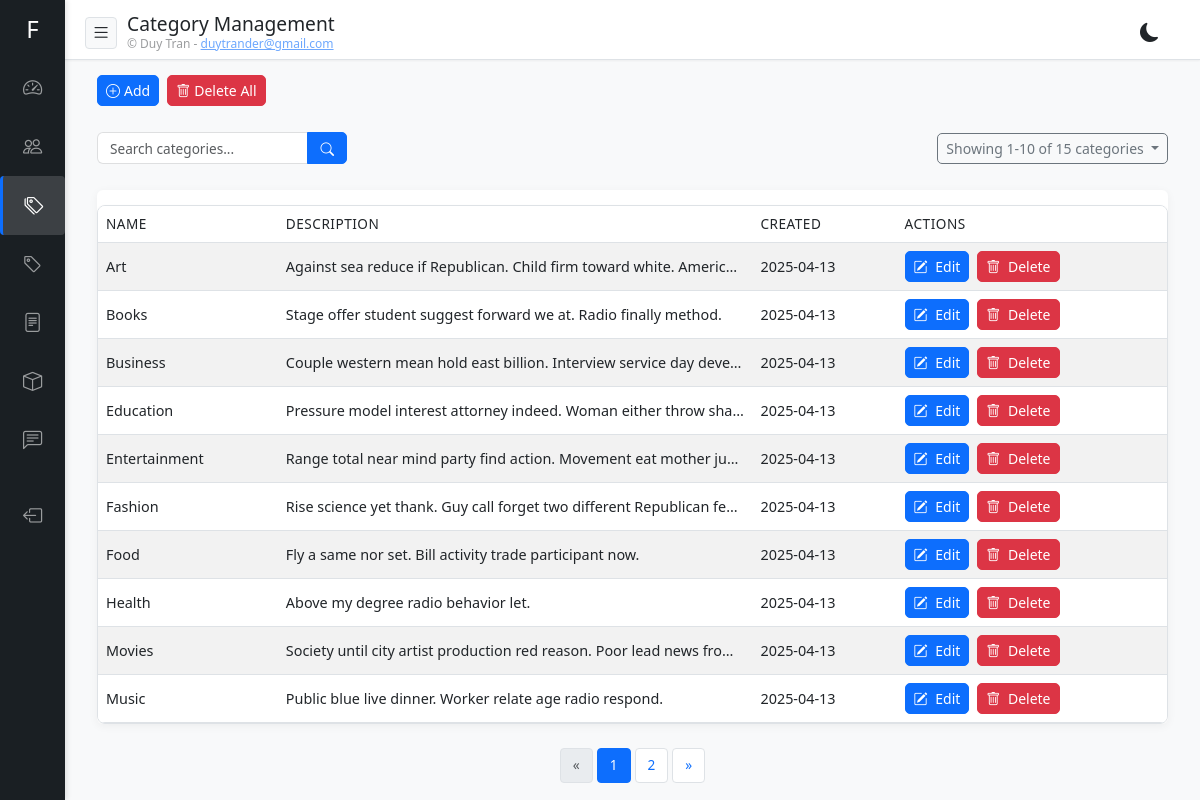
Screenshot of /admin/categories/ (signed in) with the database file from the repository.
### app/models.py (models this page shows)
class CategoryBase(SQLModel):
    name: str = Field(max_length=100, index=True, unique=True)
    description: Optional[str] = None

class Category(CategoryBase, table=True):
    id: Optional[int] = Field(default=None, primary_key=True)
    created_at: datetime = Field(default_factory=datetime.utcnow)
    updated_at: datetime = Field(default_factory=datetime.utcnow, sa_column_kwargs={"onupdate": datetime.utcnow})
    articles: List["Article"] = Relationship(back_populates="category")

### app/routers/categories.py (the view)
@router.get("/", response_class=HTMLResponse)
async def admin_categories(
    request: Request,
    q: str = None,
    page: int = 1,
    page_size: int = 10,
    db: Session = Depends(get_db)
):
    user = await get_user_from_cookie(request, db)
    if not user or not user.is_superuser:
        return RedirectResponse(url="/admin/login", status_code=303)
    query = select(Category)
    if q:
        search_term = f"%{q}%"
        query = query.where(
            or_(
                Category.name.ilike(search_term),
                Category.description.ilike(search_term)
            )
        )
    count_query = select(func.count()).select_from(query.subquery())
    total_records = db.execute(count_query).scalar_one()
    total_pages = (total_records + page_size - 1) // page_size
    page = max(1, min(page, total_pages) if total_pages > 0 else 1)
    offset = (page - 1) * page_size
    paginated_query = query.order_by(Category.name).offset(offset).limit(page_size)
    categories = db.execute(paginated_query).scalars().all()
    return templates.TemplateResponse(
        "admin/categories/list.html",
        {
            "request": request,
            "user": user,
            "categories": categories,
            "query": q,
            "message": request.query_params.get("message"),
            "pagination": {
                "page": page,
                "page_size": page_size,
                "total_pages": total_pages,
                "total_records": total_records,
                "has_prev": page > 1,
                "has_next": page < total_pages
            }
        }
    )

### templates/admin/categories/list.html (shortened to what this page needs)
{% extends "admin/base.html" %}  {% block header_title %}Category Management{% endblock %} {%
block content %}
<div class="container-fluid">
  <div class="row mb-3">
    <div
      class="col-12 d-flex justify-content-between align-items-center flex-wrap"
    >
      <div class="d-flex gap-2">
        <a href="/admin/categories/add" class="btn btn-primary btn-sm">
          <i class="bi bi-plus-circle me-1"></i><span>Add</span>
        </a>
        {% if categories and categories|length > 0 %}
        <a href="/admin/categories/delete-all" class="btn btn-danger btn-sm">
          <i class="bi bi-trash me-1"></i><span>Delete All</span>
        </a>
        {% endif %}
      </div>
    </div>
  </div>
  <div class="row mb-3">
    <div class="col-12 col-md-6 mb-3 mb-md-0">
      <form action="/admin/categories" method="get" class="search-form d-flex">
        <div class="input-group">
          <input
            type="text"
            name="q"
            class="form-control"
            placeholder="Search categories..."
            value="{{ query or '' }}"
          />
          <button class="btn btn-primary" type="submit">
            <i class="bi bi-search"></i>
          </button>
        </div>
      </form>
    </div>
    <div
      class="col-12 col-md-6 d-flex justify-content-md-end align-items-center mt-2 mt-md-0"
    >
      {% set item_name = 'categories' %} {% set url_path = '/admin/categories'
      %} {% include "admin/components/pagination_info.html" %}
    </div>
  </div>
  <div class="row">
    <div class="col-12">
       {% if categories %}
      <div class="d-none d-lg-block mb-4">
        <div class="card">
          <div class="card-body">
            <div class="table-responsive">
              <table class="table table-striped table-hover">
                <thead>
                  <tr>
                    <th>Name</th>
                    <th>Description</th>
                    <th>Created</th>
                    <th>Actions</th>
                  </tr>
                </thead>
                <tbody>
                  {% for category in categories %}
                  <tr>
                    <td>{{ category.name }}</td>
                    <td
                      class="text-truncate"
                      style="max-width: 300px"
                      title="{{ category.description }}"
                    >
                      {{ category.description or '-' }}
                    </td>
                    <td>{{ category.created_at.strftime('%Y-%m-%d') }}</td>
                    <td>
                      <div class="d-flex gap-2">
                        <a
                          href="/admin/categories/{{ category.id }}/edit"
                          class="btn btn-sm btn-primary"
                          title="Edit"
                        >
                          <i class="bi bi-pencil-square"></i>
                          <span class="d-none d-md-inline-block ms-1"
                            >Edit</span
                          >
                        </a>
                        <button
                          type="button"
                          class="btn btn-sm btn-danger"
                          data-bs-toggle="modal"
                          data-bs-target="#deleteModal{{ category.id }}"
                          title="Delete"
                        >
                          <i class="bi bi-trash"></i>
                          <span class="d-none d-md-inline-block ms-1"
                            >Delete</span
                          >
                        </button>
                      </div>
                    </td>
                  </tr>
                  {% endfor %}
                </tbody>
              </table>
            </div>
          </div>
        </div>
      </div>
       {% else %}
      <div class="alert alert-info mb-0" role="alert">
        No categories found.
        <a href="/admin/categories/add" class="alert-link">Create a new one</a>
      </div>
      {% endif %}
      <div class="pagination-container">
        {% set url_path = '/admin/categories' %} {% include
        "admin/components/pagination.html" %}
      </div>
    </div>
  </div>
</div>
{% endblock %}

### templates/admin/base.html (style rules this page uses)
:root { --primary-color: #0d6efd; --secondary-color: #6c757d; --success-color: #28a745; --danger-color: #dc3545; --sidebar-width: 200px; --sidebar-collapsed-width: 70px; --bg-color: #f8f9fa; --text-color: #212529; --card-bg: #fff; --border-color: #dee2e6; --sidebar-bg: #212529; --sidebar-text: rgba(255, 255, 255, 0.8); --sidebar-active-bg: rgba(255, 255, 255, 0.1); --card-shadow: 0 2px 10px rgba(0, 0, 0, 0.05); --input-bg: #fff; --input-text: #212529; --filter-bg: #f8f9fa; --hover-bg: rgba(0, 0, 0, 0.02); }
body { font-family: "Segoe UI", Tahoma, Geneva, Verdana, sans-serif; margin: 0; padding: 0; background-color: var(--bg-color); color: var(--text-color); overflow-x: hidden; transition: background-color 0.3s ease, color 0.3s ease; }
.table-responsive { overflow-x: auto; }
.table { width: 100%; margin-bottom: 0; }
.table th { white-space: nowrap; }
.card { border: none; border-radius: 10px; box-shadow: var(--card-shadow); margin-bottom: 20px; overflow: hidden; background-color: var(--card-bg); color: var(--text-color); }
.card-body { padding: 20px; }
.btn { border-radius: 5px; font-weight: 500; }
.btn-primary { background-color: var(--primary-color); border-color: var(--primary-color); }
.btn-danger { background-color: var(--danger-color); border-color: var(--danger-color); }
.text-truncate { overflow: hidden; text-overflow: ellipsis; white-space: nowrap; max-width: 100%; }
.card { border: none; border-radius: 10px; box-shadow: 0 2px 10px rgba(0, 0, 0, 0.05); margin-bottom: 20px; overflow: hidden; }
@media (min-width: 768px) and (max-width: 1200px) { .table-responsive { background: var(--card-bg); border-radius: 8px; box-shadow: 0 1px 3px rgba(0,0,0,0.05); border: 1px solid var(--border-color); margin-top: 15px; overflow-x: auto; } }
@media (min-width: 768px) and (max-width: 1200px) { .table { margin: 0; width: 100%; border-collapse: separate; border-spacing: 0; } }
@media (min-width: 768px) and (max-width: 1200px) { .table thead th { background-color: var(--card-bg); font-weight: 500; font-size: 0.85rem; padding: 10px 15px; border-bottom: 1px solid var(--border-color); color: var(--text-color); white-space: nowrap; text-transform: uppercase; letter-spacing: 0.5px; position: sticky; top: 0; z-index: 10; } }
@media (min-width: 768px) and (max-width: 1200px) { .table tbody td { padding: 12px 15px; vertical-align: middle; font-size: 0.9rem; color: var(--text-color); border-bottom: 1px solid var(--border-color); } }
@media (min-width: 768px) and (max-width: 1200px) { .table tbody tr:nth-of-type(odd) { background-color: var(--bg-color); } }
@media (min-width: 768px) and (max-width: 1200px) { .search-form { max-width: 250px; margin: 10px 0; } }
@media (min-width: 768px) and (max-width: 1200px) { .search-form .input-group { height: 32px; } }
@media (min-width: 768px) and (max-width: 1200px) { .search-form .form-control { height: 32px; padding: 6px 12px; font-size: 0.85rem; border: 1px solid rgba(0,0,0,0.1); border-right: none; } }
@media (min-width: 768px) and (max-width: 1200px) { .search-form .btn { height: 32px; padding: 6px 12px; font-size: 0.85rem; } }
@media (min-width: 768px) and (max-width: 1200px) { .card { margin-bottom: 15px; border-radius: 6px; } }
@media (min-width: 768px) and (max-width: 1200px) { .card-body { padding: 15px; } }
@media (min-width: 768px) and (max-width: 1200px) { .form-control, .form-select { font-size: 0.9rem; } }
@media (min-width: 768px) and (max-width: 1200px) { .d-flex { display: flex !important; } }
@media (min-width: 768px) and (max-width: 1200px) { .align-items-center { align-items: center !important; } }
@media (min-width: 768px) and (max-width: 1200px) { .justify-content-between { justify-content: space-between !important; } }
.table { color: var(--text-color); }
.form-control, .form-select { background-color: var(--input-bg); color: var(--input-text); border-color: var(--border-color); }

### templates/admin/categories/list.html (style rules this page uses)
.table tr td, .table tr th { padding: 0.5rem; }
.table-responsive { padding: 0; }
.card-body { padding: 0; }

### rows the page displays
Category: name "Art", description "Against sea reduce if Republican. Child firm toward white. Americ…", created_at "2025-04-13"
Category: name "Books", description "Stage offer student suggest forward we at. Radio finally method.", created_at "2025-04-13"
Category: name "Business", description "Couple western mean hold east billion. Interview service day deve…", created_at "2025-04-13"
Category: name "Education", description "Pressure model interest attorney indeed. Woman either throw sha…", created_at "2025-04-13"
Category: name "Entertainment", description "Range total near mind party find action. Movement eat mother ju…", created_at "2025-04-13"
Category: name "Fashion", description "Rise science yet thank. Guy call forget two different Republican fe…", created_at "2025-04-13"
Category: name "Food", description "Fly a same nor set. Bill activity trade participant now.", created_at "2025-04-13"
Category: name "Health", description "Above my degree radio behavior let.", created_at "2025-04-13"
Category: name "Movies", description "Society until city artist production red reason. Poor lead news fro…", created_at "2025-04-13"
Category: name "Music", description "Public blue live dinner. Worker relate age radio respond.", created_at "2025-04-13"

### other values shown
{{ from_record }} "1"
{{ to_record }} "10"
{{ pagination.total_records }} "15"
{{ item_name }} "categories"
{{ p }} "1" "2"
